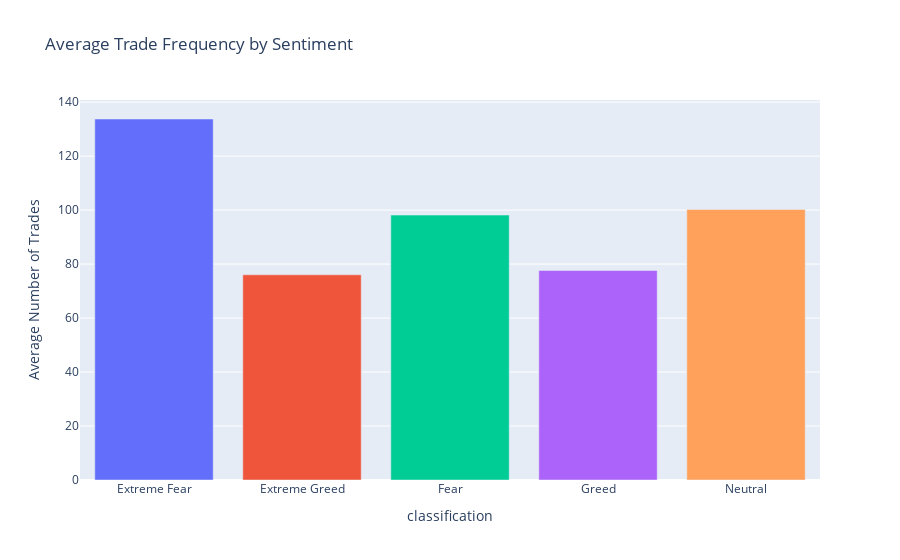

Source (notebook cell):
### Code cell
fig = px.bar(
    freq_avg,
    x="classification",
    y="num_trades",
    color="classification",
    title="Average Trade Frequency by Sentiment"
)
fig.update_layout(
    yaxis_title="Average Number of Trades",
    showlegend=False
)
fig.show()

### Figure 1 — Plotly figure (JSON) as saved in the notebook; plotly's stock layout.template omitted (floating-point values rounded to 4 significant figures)
{"data": [{"hovertemplate": "classification=%{x}<br>num_trades=%{y}<extra></extra>", "legendgroup": "Extreme Fear", "marker": {"color": "#636efa", "pattern": {"shape": ""}}, "name": "Extreme Fear", "orientation": "v", "showlegend": true, "textposition": "auto", "type": "bar", "x": ["Extreme Fear"], "xaxis": "x", "y": [133.8], "yaxis": "y"}, {"hovertemplate": "classification=%{x}<br>num_trades=%{y}<extra></extra>", "legendgroup": "Extreme Greed", "marker": {"color": "#EF553B", "pattern": {"shape": ""}}, "name": "Extreme Greed", "orientation": "v", "showlegend": true, "textposition": "auto", "type": "bar", "x": ["Extreme Greed"], "xaxis": "x", "y": [76.03], "yaxis": "y"}, {"hovertemplate": "classification=%{x}<br>num_trades=%{y}<extra></extra>", "legendgroup": "Fear", "marker": {"color": "#00cc96", "pattern": {"shape": ""}}, "name": "Fear", "orientation": "v", "showlegend": true, "textposition": "auto", "type": "bar", "x": ["Fear"], "xaxis": "x", "y": [98.15], "yaxis": "y"}, {"hovertemplate": "classification=%{x}<br>num_trades=%{y}<extra></extra>", "legendgroup": "Greed", "marker": {"color": "#ab63fa", "pattern": {"shape": ""}}, "name": "Greed", "orientation": "v", "showlegend": true, "textposition": "auto", "type": "bar", "x": ["Greed"], "xaxis": "x", "y": [77.63], "yaxis": "y"}, {"hovertemplate": "classification=%{x}<br>num_trades=%{y}<extra></extra>", "legendgroup": "Neutral", "marker": {"color": "#FFA15A", "pattern": {"shape": ""}}, "name": "Neutral", "orientation": "v", "showlegend": true, "textposition": "auto", "type": "bar", "x": ["Neutral"], "xaxis": "x", "y": [100.2], "yaxis": "y"}], "layout": {"barmode": "relative", "legend": {"title": {"text": "classification"}, "tracegroupgap": 0}, "showlegend": false, "title": {"text": "Average Trade Frequency by Sentiment"}, "xaxis": {"anchor": "y", "categoryarray": ["Extreme Fear", "Extreme Greed", "Fear", "Greed", "Neutral"], "categoryorder": "array", "domain": [0, 1], "title": {"text": "classification"}}, "yaxis": {"anchor": "x", "domain": [0, 1], "title": {"text": "Average Number of Trades"}}}}
